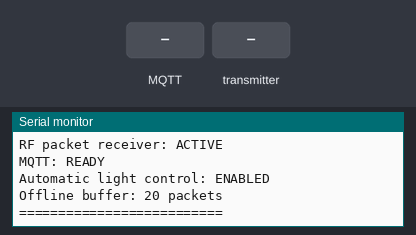
A sketch run on a simulated ESP32. Shown: the last lines printed to the serial monitor. The test bench sets the inputs (shaded band). WiFi joins after 1.5 s; servers stay silent unless stated; the local clock reads 2024-03-15 10:24:30 at power-on unless the sketch sets it; no radio packets arrive unless stated; no MQTT or app messages arrive unless stated.

Above: at 3.7 s.
3.8 s: MQTT message "AUTO" arrives on the first subscribed topic
At 4.7 s:
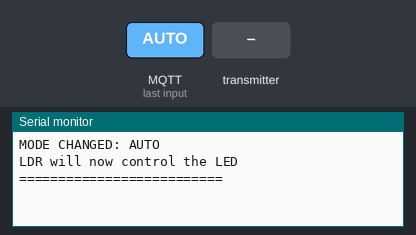
5.3 s: the transmitter starts sending nodeID = 0
At 6.3 s:
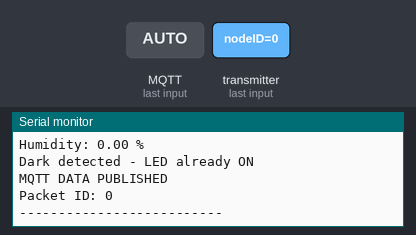
6.8 s: the transmitter starts sending light = 1024
8.3 s: MQTT message "MANUAL" arrives on the first subscribed topic
9.8 s: MQTT message "LED_ON" arrives on the first subscribed topic
11.3 s: MQTT message "LED_OFF" arrives on the first subscribed topic
Timing chart, 0 to 13.7 s (numbered marks = the images above; inputs shaded):
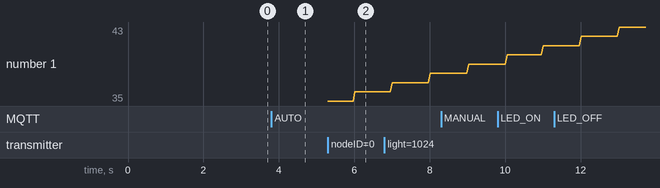

Measured:
- after the input at 3.8 s, the serial monitor: prints a new line at once (image 1)
- after the input at 5.3 s, the serial monitor: prints a new line at once (image 2)

The sketch:

gateway.ino
```cpp
#include <SPI.h>
#include <RF24.h>
#include <WiFi.h>
#include <WiFiClientSecure.h>
#include <PubSubClient.h>
#include <time.h>
#include "../config.h"

#define CE_PIN 16
#define CSN_PIN 5

const char* ssid = WIFI_SSID;
const char* wifiPassword = WIFI_PASSWORD;

const char* mqttServer = MQTT_SERVER;
const int mqttPort = MQTT_PORT;

const char* mqttUsername = MQTT_USERNAME;
const char* mqttPassword = MQTT_PASSWORD;

const char* dataTopic = "home/sensors/node1/data";
const char* statusTopic = "home/sensors/node1/status";
const char* commandTopic = "home/sensors/node1/command";

const long GMT_OFFSET_SEC = 5 * 3600 + 30 * 60;
const int DAYLIGHT_OFFSET_SEC = 0;

RF24 radio(CE_PIN, CSN_PIN);

WiFiClientSecure secureClient;
PubSubClient mqttClient(secureClient);

const byte dataAddress[6] = "NODE1";
const byte commandAddress[6] = "CMD01";

struct SensorPacket {
  uint8_t nodeID;
  uint16_t packetID;
  uint16_t light;
  float temperature;
  float humidity;
};

struct BufferedPacket {
  SensorPacket data;
  char timestamp[25];
};

struct CommandPacket {
  char command[10];
};

SensorPacket data;

#define BUFFER_SIZE 20
BufferedPacket sensorBuffer[BUFFER_SIZE];
int bufferCount = 0;

char pendingCommand[10];
bool commandPending = false;
unsigned long lastCommandAttempt = 0;
int commandAttempts = 0;
const int MAX_COMMAND_ATTEMPTS = 20;
const unsigned long COMMAND_RETRY_INTERVAL = 300;

#define DARK_THRESHOLD 800
#define LIGHT_THRESHOLD 1200

bool ledState = false;
bool autoMode = true;

unsigned long lastMQTTAttempt = 0;
const unsigned long MQTT_RETRY_INTERVAL = 5000;

unsigned long lastStatusCheck = 0;
const unsigned long STATUS_INTERVAL = 5000;
unsigned long lastStatusPublish = 0;
const unsigned long STATUS_PUBLISH_INTERVAL = 5000;
unsigned long lastBufferFlush = 0;
const unsigned long BUFFER_FLUSH_INTERVAL = 200;

bool haveReceivedPacket = false;
uint16_t lastReceivedPacketID = 0;
unsigned long totalReceivedPackets = 0;
unsigned long missingPacketCount = 0;

void publishDeviceStatus();
bool sendRFCommand(const char* command);
void processPendingCommand();
void receiveRFPackets();
void processSensorPacket(const SensorPacket &packet);
void bufferSensorData(const SensorPacket &packet, const char* timestamp);
void processOneBufferedPacket();

void connectWiFi() {
  Serial.println("\nConnecting to Wi-Fi...");
  WiFi.begin(ssid, wifiPassword);

  unsigned long startAttempt = millis();

  while (WiFi.status() != WL_CONNECTED && millis() - startAttempt < 10000) {
    delay(500);
    Serial.print(".");
  }

  if (WiFi.status() == WL_CONNECTED) {
    Serial.println("\nWi-Fi Connected!");
    Serial.print("IP Address: ");
    Serial.println(WiFi.localIP());
  } else {
    Serial.println("\nWi-Fi connection failed.");
    Serial.println("Will retry later...");
  }
}

void maintainWiFi() {
  if (WiFi.status() == WL_CONNECTED) {
    return;
  }

  Serial.println("\nWi-Fi connection lost!");
  connectWiFi();
}

void printConnectionStatus() {
  if (millis() - lastStatusCheck < STATUS_INTERVAL) {
    return;
  }

  lastStatusCheck = millis();

  Serial.println("\n========== CONNECTION STATUS ==========");
  Serial.print("Wi-Fi: ");
  if (WiFi.status() == WL_CONNECTED) {
    Serial.println("CONNECTED");
  } else {
    Serial.println("DISCONNECTED");
  }

  Serial.print("MQTT: ");
  if (mqttClient.connected()) {
    Serial.println("CONNECTED");
  } else {
    Serial.println("DISCONNECTED");
  }

  Serial.print("Offline Buffer: ");
  Serial.print(bufferCount);
  Serial.print(" / ");
  Serial.println(BUFFER_SIZE);

  Serial.print("Total RF packets received: ");
  Serial.println(totalReceivedPackets);

  Serial.print("Missing packet count: ");
  Serial.println(missingPacketCount);
  Serial.println("=======================================");
}

void setupTime() {
  Serial.println("\nSynchronizing time...");
  configTime(GMT_OFFSET_SEC, DAYLIGHT_OFFSET_SEC, "pool.ntp.org", "time.nist.gov");

  struct tm timeinfo;
  if (getLocalTime(&timeinfo, 10000)) {
    Serial.println("Time synchronized!");
    Serial.print("Current time: ");
    Serial.println(&timeinfo, "%Y-%m-%d %H:%M:%S");
  } else {
    Serial.println("NTP synchronization failed!");
  }
}

String getTimestamp() {
  struct tm timeinfo;
  if (!getLocalTime(&timeinfo)) {
    return "TIME_ERROR";
  }

  char timestamp[25];
  strftime(timestamp, sizeof(timestamp), "%Y-%m-%d %H:%M:%S", &timeinfo);
  return String(timestamp);
}

bool sendRFCommand(const char* command) {
  CommandPacket packet;
  memset(&packet, 0, sizeof(packet));
  strncpy(packet.command, command, sizeof(packet.command) - 1);

  radio.stopListening();
  radio.openWritingPipe(commandAddress);

  Serial.println("\n==========================");
  Serial.println("NRF24 COMMAND TRANSMISSION");
  Serial.print("Command: ");
  Serial.println(packet.command);

  bool success = radio.write(&packet, sizeof(packet));

  if (success) {
    Serial.println("RF COMMAND SENT + ACK RECEIVED");
  } else {
    Serial.println("RF COMMAND FAILED / NO ACK");
  }

  radio.openReadingPipe(1, dataAddress);
  radio.startListening();

  return success;
}

void automaticLightControl(uint16_t lightValue) {
  if (!autoMode) {
    return;
  }

  if (lightValue <= DARK_THRESHOLD) {
    if (!ledState) {
      Serial.println("\n*** AUTOMATIC LIGHT CONTROL ***");
      Serial.print("Light value: ");
      Serial.println(lightValue);
      Serial.println("Condition: DARK");
      Serial.println("Action: Turning LED ON");

      bool success = sendRFCommand("LED_ON");
      if (success) {
        ledState = true;
        Serial.println("Automatic LED_ON delivered");
        publishDeviceStatus();
      }
    } else {
      Serial.println("Dark detected - LED already ON");
    }
  } else if (lightValue >= LIGHT_THRESHOLD) {
    if (ledState) {
      Serial.println("\n*** AUTOMATIC LIGHT CONTROL ***");
      Serial.print("Light value: ");
      Serial.println(lightValue);
      Serial.println("Condition: LIGHT");
      Serial.println("Action: Turning LED OFF");

      bool success = sendRFCommand("LED_OFF");
      if (success) {
        ledState = false;
        Serial.println("Automatic LED_OFF delivered");
        publishDeviceStatus();
      }
    } else {
      Serial.println("Light detected - LED already OFF");
    }
  } else {
    Serial.print("Light value ");
    Serial.print(lightValue);
    Serial.println(" is in transition zone - keeping current LED state");
  }
}

void mqttCallback(char* topic, byte* payload, unsigned int length) {
  Serial.println("\n==========================");
  Serial.println("MQTT MESSAGE RECEIVED");
  Serial.print("Topic: ");
  Serial.println(topic);

  char command[10];
  if (length >= sizeof(command)) {
    length = sizeof(command) - 1;
  }

  memset(command, 0, sizeof(command));
  memcpy(command, payload, length);
  command[length] = '\0';

  Serial.print("Command: ");
  Serial.println(command);

  if (strcmp(command, "AUTO") == 0) {
    autoMode = true;
    publishDeviceStatus();
    Serial.println("MODE CHANGED: AUTO");
    Serial.println("LDR will now control the LED");
  } else if (strcmp(command, "MANUAL") == 0) {
    autoMode = false;
    publishDeviceStatus();
    Serial.println("MODE CHANGED: MANUAL");
    Serial.println("MQTT commands will control the LED");
  } else if (strcmp(command, "LED_ON") == 0 || strcmp(command, "LED_OFF") == 0) {
    if (!autoMode) {
      memset(pendingCommand, 0, sizeof(pendingCommand));
      strncpy(pendingCommand, command, sizeof(pendingCommand) - 1);

      commandPending = true;
      commandAttempts = 0;
      lastCommandAttempt = 0;

      Serial.println("MANUAL COMMAND STORED");
    } else {
      Serial.println("LED COMMAND IGNORED");
      Serial.println("System is currently in AUTO mode.");
      Serial.println("Send MANUAL first.");
    }
  } else {
    Serial.println("UNKNOWN COMMAND");
    Serial.println("Use AUTO, MANUAL, LED_ON or LED_OFF");
  }

  Serial.println("==========================");
}

void processPendingCommand() {
  if (!commandPending) {
    return;
  }

  if (millis() - lastCommandAttempt < COMMAND_RETRY_INTERVAL) {
    return;
  }

  if (commandAttempts >= MAX_COMMAND_ATTEMPTS) {
    Serial.println("\nCOMMAND TRANSMISSION FAILED");
    commandPending = false;
    return;
  }

  commandAttempts++;
  lastCommandAttempt = millis();

  Serial.print("\nCommand attempt ");
  Serial.print(commandAttempts);
  Serial.print(" / ");
  Serial.println(MAX_COMMAND_ATTEMPTS);

  bool success = sendRFCommand(pendingCommand);

  if (success) {
    Serial.println("COMMAND SUCCESSFULLY DELIVERED");

    if (strcmp(pendingCommand, "LED_ON") == 0) {
      ledState = true;
    } else if (strcmp(pendingCommand, "LED_OFF") == 0) {
      ledState = false;
    }

    publishDeviceStatus();
    commandPending = false;
  }
}

bool publishSensorPacket(const SensorPacket &packet, const char* timestamp) {
  if (!mqttClient.connected()) {
    return false;
  }

  char message[250];
  snprintf(
    message,
    sizeof(message),
    "{\"node\":%d,\"packet\":%d,\"light\":%d,\"temperature\":%.2f,\"humidity\":%.2f,\"timestamp\":\"%s\"}",
    packet.nodeID,
    packet.packetID,
    packet.light,
    packet.temperature,
    packet.humidity,
    timestamp
  );

  bool success = mqttClient.publish(dataTopic, message);

  if (success) {
    Serial.println("MQTT DATA PUBLISHED");
    Serial.print("Packet ID: ");
    Serial.println(packet.packetID);
    return true;
  } else {
    Serial.println("MQTT DATA PUBLISH FAILED");
    return false;
  }
}

void bufferSensorData(const SensorPacket &packet, const char* timestamp) {
  if (bufferCount >= BUFFER_SIZE) {
    Serial.println("\n!!! SENSOR BUFFER FULL !!!");
    Serial.print("Packet ");
    Serial.print(packet.packetID);
    Serial.println(" discarded.");
    return;
  }

  sensorBuffer[bufferCount].data = packet;
  strncpy(sensorBuffer[bufferCount].timestamp, timestamp, sizeof(sensorBuffer[bufferCount].timestamp) - 1);
  sensorBuffer[bufferCount].timestamp[sizeof(sensorBuffer[bufferCount].timestamp) - 1] = '\0';

  bufferCount++;

  Serial.println("\n*** SENSOR DATA BUFFERED ***");
  Serial.print("Packet ID: ");
  Serial.println(packet.packetID);
  Serial.print("Buffer: ");
  Serial.print(bufferCount);
  Serial.print(" / ");
  Serial.println(BUFFER_SIZE);
}

void processOneBufferedPacket() {
  if (!mqttClient.connected()) {
    return;
  }

  if (bufferCount == 0) {
    return;
  }

  if (millis() - lastBufferFlush < BUFFER_FLUSH_INTERVAL) {
    return;
  }

  lastBufferFlush = millis();

  BufferedPacket packet = sensorBuffer[0];

  Serial.print("\nSending buffered packet: ");
  Serial.println(packet.data.packetID);

  bool success = publishSensorPacket(packet.data, packet.timestamp);

  if (success) {
    for (int i = 1; i < bufferCount; i++) {
      sensorBuffer[i - 1] = sensorBuffer[i];
    }

    bufferCount--;

    Serial.print("Buffered packets remaining: ");
    Serial.println(bufferCount);

    if (bufferCount == 0) {
      Serial.println("\n*** BUFFER FLUSH COMPLETE ***");
      Serial.println("All offline packets uploaded.");
    }
  } else {
    Serial.println("Buffered packet publish failed.");
    Serial.println("Will retry later.");
  }
}

void publishDeviceStatus() {
  if (!mqttClient.connected()) {
    Serial.println("DEVICE STATUS NOT PUBLISHED - MQTT OFFLINE");
    return;
  }

  char statusMessage[250];
  const char* modeText = autoMode ? "AUTO" : "MANUAL";
  const char* ledText = ledState ? "ON" : "OFF";

  snprintf(
    statusMessage,
    sizeof(statusMessage),
    "{\"online\":true,\"mode\":\"%s\",\"led\":\"%s\",\"light\":%d,\"packet\":%d,\"total_packets\":%lu,\"missing_packets\":%lu}",
    modeText,
    ledText,
    data.light,
    data.packetID,
    totalReceivedPackets,
    missingPacketCount
  );

  if (mqttClient.publish(statusTopic, statusMessage, true)) {

    Serial.println("DEVICE STATUS PUBLISHED");
    Serial.print("Status JSON: ");
    Serial.println(statusMessage);

  } else {

    Serial.println("DEVICE STATUS PUBLISH FAILED");

  }
}

void connectMQTT() {
  if (WiFi.status() != WL_CONNECTED) {
    return;
  }

  if (mqttClient.connected()) {
    return;
  }

  Serial.println("\nAttempting MQTT connection...");

  String clientID =
    "ESP32_Gateway_" +
    String((uint32_t)ESP.getEfuseMac(), HEX);

  if (mqttClient.connect(
        clientID.c_str(),
        mqttUsername,
        mqttPassword
      )) {

    Serial.println("MQTT CONNECTED!");

    if (mqttClient.subscribe(commandTopic)) {
      Serial.println("MQTT COMMAND SUBSCRIBED");
    } else {
      Serial.println("MQTT SUBSCRIBE FAILED");
    }

    publishDeviceStatus();

    Serial.println("MQTT recovery complete.");

  } else {

    Serial.print("MQTT connection FAILED. State = ");
    Serial.println(mqttClient.state());
  }
}

void receiveRFPackets() {
  // Drain ALL packets currently waiting in the nRF24 FIFO.
  while (radio.available()) {
    SensorPacket receivedPacket;
    radio.read(&receivedPacket, sizeof(receivedPacket));

    totalReceivedPackets++;

    if (haveReceivedPacket) {
      uint16_t expectedPacket = lastReceivedPacketID + 1;

      if (receivedPacket.packetID != expectedPacket) {
        Serial.println("\n!!! PACKET SEQUENCE WARNING !!!");
        Serial.print("Expected packet: ");
        Serial.println(expectedPacket);
        Serial.print("Received packet: ");
        Serial.println(receivedPacket.packetID);

        // Only count forward gaps to avoid treating duplicates as missing packets.
        uint16_t difference = receivedPacket.packetID - expectedPacket;

        if (difference < 1000) {
          missingPacketCount += difference;
        }
      }
    }

    lastReceivedPacketID = receivedPacket.packetID;
    haveReceivedPacket = true;

    processSensorPacket(receivedPacket);
  }
}

void processSensorPacket(const SensorPacket &packet) {
  data = packet;
  String timestamp = getTimestamp();

  Serial.println("\n--------------------------");
  Serial.println("SENSOR DATA RECEIVED");
  Serial.print("Time: ");
  Serial.println(timestamp);
  Serial.print("Node: ");
  Serial.println(packet.nodeID);
  Serial.print("Packet: ");
  Serial.println(packet.packetID);
  Serial.print("Light: ");
  Serial.println(packet.light);
  Serial.print("Temperature: ");
  Serial.print(packet.temperature);
  Serial.println(" C");
  Serial.print("Humidity: ");
  Serial.print(packet.humidity);
  Serial.println(" %");

  automaticLightControl(packet.light);

  if (mqttClient.connected()) {
    bool published = publishSensorPacket(packet, timestamp.c_str());

    if (!published) {
      bufferSensorData(packet, timestamp.c_str());
    }
  } else {
    Serial.println("MQTT OFFLINE - STORING SENSOR DATA");
    bufferSensorData(packet, timestamp.c_str());
  }

  Serial.println("--------------------------");
}

void setup() {
  Serial.begin(115200);
  delay(1000);

  connectWiFi();
  setupTime();

  secureClient.setInsecure();
  mqttClient.setServer(mqttServer, mqttPort);
  mqttClient.setCallback(mqttCallback);

  connectMQTT();

  SPI.begin(18, 19, 23, CSN_PIN);

  Serial.println("\nStarting nRF24...");

  if (!radio.begin()) {
    Serial.println("nRF24 NOT DETECTED!");
    while (1) {
      delay(1000);
    }
  }

  radio.setPALevel(RF24_PA_LOW);
  radio.setDataRate(RF24_250KBPS);
  radio.setAutoAck(true);
  radio.setRetries(5, 15);
  radio.setCRCLength(RF24_CRC_16);

  radio.openReadingPipe(1, dataAddress);
  radio.startListening();

  Serial.println("\n==========================");
  Serial.println("ESP32 #2 GATEWAY");
  Serial.println("READY");
  Serial.println("RF packet receiver: ACTIVE");
  Serial.println("MQTT: READY");
  Serial.println("Automatic light control: ENABLED");
  Serial.println("Offline buffer: 20 packets");
  Serial.println("==========================");
}

void loop() {
  maintainWiFi();

  if (WiFi.status() == WL_CONNECTED) {
    if (!mqttClient.connected()) {
      if (millis() - lastMQTTAttempt >= MQTT_RETRY_INTERVAL) {
        lastMQTTAttempt = millis();
        Serial.println("\nMQTT is disconnected.");
        Serial.println("Trying to reconnect...");
        connectMQTT();
      }
    } else {
      mqttClient.loop();
    }
  }
  // RF reception gets priority.
  receiveRFPackets();
  processPendingCommand();
  // Non-blocking offline packet flushing.
  processOneBufferedPacket();
  printConnectionStatus();

  if (mqttClient.connected()) {
  if (millis() - lastStatusPublish >= STATUS_PUBLISH_INTERVAL) {
    lastStatusPublish = millis();
    publishDeviceStatus();
    }
}
}
```
